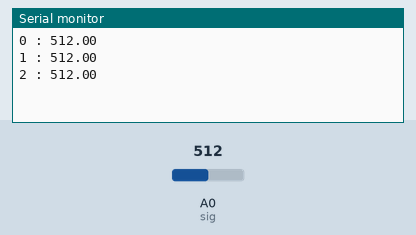
Simulated run of this sketch. Board: Arduino Uno, built with avr-gcc and run on an emulated ATmega328P. Parts: the last lines printed to the serial monitor. The inputs (shaded band) are chosen by the test bench; at power-on: A0 (sig) = 512.

Above: at 1.4 s.
1.5 s: A0 (sig) set to 716
At 2.3 s:
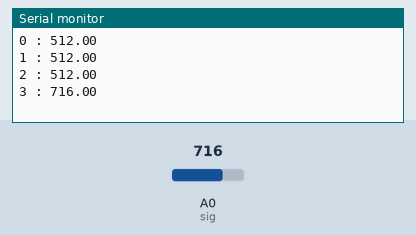
3.0 s: A0 (sig) set to 900
At 3.5 s:
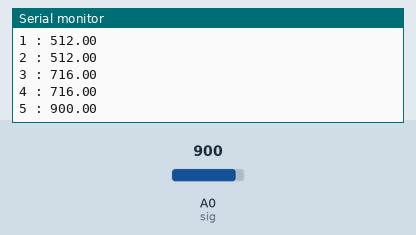
Timing chart, 0 to 6.0 s (numbered marks = the images above; inputs shaded):
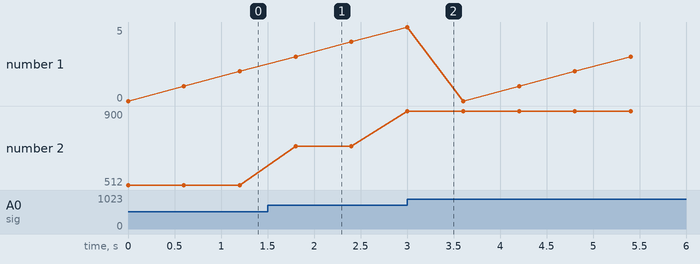

The sketch:

mat_code.ino
```cpp
const byte s0 = 7;
const byte s1 = 6;
const byte s2 = 5;
const byte s3 = 4;
const byte sig = A0;

const boolean muxChannel[16][4]={
    {0,0,0,0}, //channel 0
    {1,0,0,0}, //channel 1
    {0,1,0,0}, //channel 2
    {1,1,0,0}, //channel 3
    {0,0,1,0}, //channel 4
    {1,0,1,0}, //channel 5
    {0,1,1,0}, //channel 6
    {1,1,1,0}, //channel 7
    {0,0,0,1}, //channel 8
    {1,0,0,1}, //channel 9
    {0,1,0,1}, //channel 10
    {1,1,0,1}, //channel 11
    {0,0,1,1}, //channel 12
    {1,0,1,1}, //channel 13
    {0,1,1,1}, //channel 14
    {1,1,1,1}  //channel 15
  };


void setup() {
  // put your setup code here, to run once:
 pinMode(s0, OUTPUT);
 pinMode(s1, OUTPUT);
 pinMode(s2, OUTPUT);
 pinMode(s3, OUTPUT);

 digitalWrite(s0, LOW);
 digitalWrite(s1, LOW);
 digitalWrite(s2, LOW);
 digitalWrite(s3, LOW);

 Serial.begin(9600);
}

void loop() {
  // put your main code here, to run repeatedly:
  double value;

  for(int i = 0; i < 6; i++){

    value = readMux(i);


    Serial.print(i);
    Serial.print(" : ");
    Serial.println(value);
    delay(100);

delay(500);
  }

}

int readMux(byte channel){
  byte controlPin[] = {s0, s1, s2, s3};

  //loop through the 4 sig
  for(int i = 0; i < 4; i ++){
    digitalWrite(controlPin[i], muxChannel[channel][i]);
  }

  //read the value at the SIG pin
  int val = analogRead(sig);

  //return the value
  return val;
}
```

Measured:
- after the input at 1.5 s, the serial monitor: prints a new line after 0.30 s (image 1)
- after the input at 3.0 s, the serial monitor: prints a new line at once (image 2)
- plotted number 2: 512 → 716 after the input at 1.5 s, 716 → 900 after the input at 3.0 s
